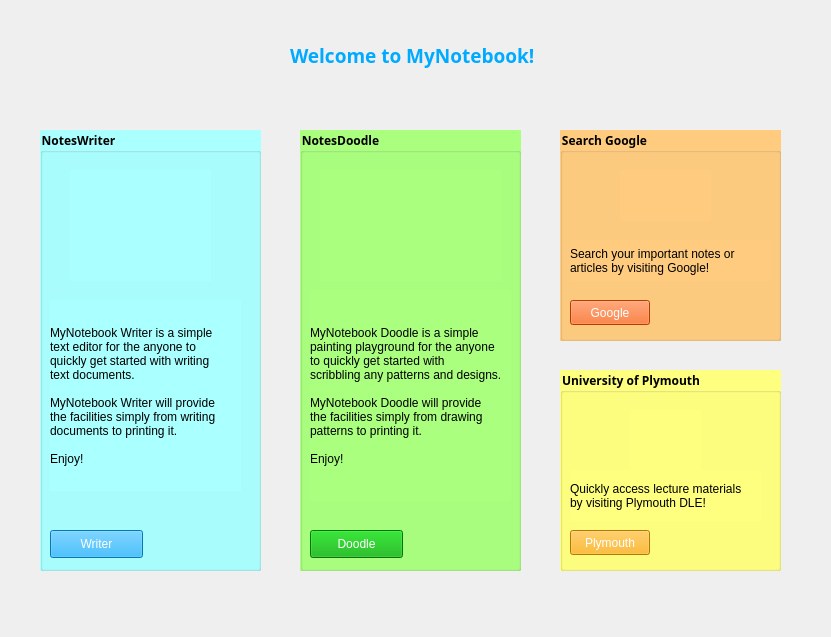
<?xml version="1.0" encoding="UTF-8"?>
<ui version="4.0">
 <class>MainWindow</class>
 <widget class="QMainWindow" name="MainWindow">
  <property name="geometry">
   <rect>
    <x>0</x>
    <y>0</y>
    <width>831</width>
    <height>637</height>
   </rect>
  </property>
  <property name="windowTitle">
   <string>MainWindow</string>
  </property>
  <widget class="QWidget" name="centralwidget">
   <widget class="QGroupBox" name="groupBox">
    <property name="geometry">
     <rect>
      <x>40</x>
      <y>130</y>
      <width>221</width>
      <height>441</height>
     </rect>
    </property>
    <property name="font">
     <font>
      <family>Segoe UI Semibold</family>
      <weight>75</weight>
      <bold>true</bold>
     </font>
    </property>
    <property name="styleSheet">
     <string notr="true">background-color: rgb(170, 255, 255);
color: rgb(0, 0, 0);</string>
    </property>
    <property name="title">
     <string>NotesWriter</string>
    </property>
    <widget class="QLabel" name="label_2">
     <property name="geometry">
      <rect>
       <x>10</x>
       <y>170</y>
       <width>191</width>
       <height>191</height>
      </rect>
     </property>
     <property name="font">
      <font>
       <family>Segoe UI</family>
      </font>
     </property>
     <property name="text">
      <string>MyNotebook Writer is a simple
text editor for the anyone to
quickly get started with writing
text documents.

MyNotebook Writer will provide
the facilities simply from writing
documents to printing it.

Enjoy!</string>
     </property>
    </widget>
    <widget class="QPushButton" name="pushButton">
     <property name="geometry">
      <rect>
       <x>10</x>
       <y>400</y>
       <width>93</width>
       <height>28</height>
      </rect>
     </property>
     <property name="styleSheet">
      <string notr="true">background-color: rgb(0, 170, 255);
font: 87 8pt &quot;Segoe UI Black&quot;;
color: rgb(255, 255, 255);</string>
     </property>
     <property name="text">
      <string>Writer</string>
     </property>
    </widget>
    <widget class="QLabel" name="label_6">
     <property name="geometry">
      <rect>
       <x>30</x>
       <y>40</y>
       <width>141</width>
       <height>111</height>
      </rect>
     </property>
     <property name="styleSheet">
      <string notr="true">image: url(:/images/img/mynotebook128.png);</string>
     </property>
     <property name="text">
      <string/>
     </property>
    </widget>
   </widget>
   <widget class="QLabel" name="label">
    <property name="geometry">
     <rect>
      <x>290</x>
      <y>30</y>
      <width>271</width>
      <height>51</height>
     </rect>
    </property>
    <property name="font">
     <font>
      <family>Bahnschrift SemiBold</family>
      <pointsize>14</pointsize>
      <weight>75</weight>
      <bold>true</bold>
     </font>
    </property>
    <property name="styleSheet">
     <string notr="true">color: rgb(0, 170, 255);</string>
    </property>
    <property name="text">
     <string>Welcome to MyNotebook!</string>
    </property>
   </widget>
   <widget class="QGroupBox" name="groupBox_3">
    <property name="geometry">
     <rect>
      <x>300</x>
      <y>130</y>
      <width>221</width>
      <height>441</height>
     </rect>
    </property>
    <property name="font">
     <font>
      <family>Segoe UI Semibold</family>
      <weight>75</weight>
      <bold>true</bold>
     </font>
    </property>
    <property name="styleSheet">
     <string notr="true">background-color: rgb(170, 255, 127);
color: rgb(0, 0, 0);</string>
    </property>
    <property name="title">
     <string>NotesDoodle</string>
    </property>
    <widget class="QPushButton" name="pushButton_2">
     <property name="geometry">
      <rect>
       <x>10</x>
       <y>400</y>
       <width>93</width>
       <height>28</height>
      </rect>
     </property>
     <property name="styleSheet">
      <string notr="true">background-color: rgb(0, 170, 0);
font: 87 8pt &quot;Segoe UI Black&quot;;
color: rgb(255, 255, 255);</string>
     </property>
     <property name="text">
      <string>Doodle</string>
     </property>
    </widget>
    <widget class="QLabel" name="label_4">
     <property name="geometry">
      <rect>
       <x>10</x>
       <y>160</y>
       <width>201</width>
       <height>211</height>
      </rect>
     </property>
     <property name="font">
      <font>
       <family>Segoe UI</family>
      </font>
     </property>
     <property name="text">
      <string>MyNotebook Doodle is a simple
painting playground for the anyone
to quickly get started with
scribbling any patterns and designs.

MyNotebook Doodle will provide
the facilities simply from drawing
patterns to printing it.

Enjoy!</string>
     </property>
    </widget>
    <widget class="QLabel" name="label_7">
     <property name="geometry">
      <rect>
       <x>20</x>
       <y>40</y>
       <width>181</width>
       <height>111</height>
      </rect>
     </property>
     <property name="styleSheet">
      <string notr="true">image: url(:/images/img/paintbg128.png);</string>
     </property>
     <property name="text">
      <string/>
     </property>
    </widget>
   </widget>
   <widget class="QGroupBox" name="groupBox_4">
    <property name="geometry">
     <rect>
      <x>560</x>
      <y>130</y>
      <width>221</width>
      <height>211</height>
     </rect>
    </property>
    <property name="font">
     <font>
      <family>Segoe UI Semibold</family>
      <weight>75</weight>
      <bold>true</bold>
     </font>
    </property>
    <property name="styleSheet">
     <string notr="true">background-color: rgb(255, 204, 127);

color: rgb(0, 0, 0);</string>
    </property>
    <property name="title">
     <string>Search Google</string>
    </property>
    <widget class="QPushButton" name="pushButton_3">
     <property name="geometry">
      <rect>
       <x>10</x>
       <y>170</y>
       <width>80</width>
       <height>25</height>
      </rect>
     </property>
     <property name="styleSheet">
      <string notr="true">background-color: rgb(255, 85, 0);
font: 87 8pt &quot;Segoe UI Black&quot;;
color: rgb(255, 255, 255);</string>
     </property>
     <property name="text">
      <string>Google</string>
     </property>
    </widget>
    <widget class="QLabel" name="label_3">
     <property name="geometry">
      <rect>
       <x>10</x>
       <y>110</y>
       <width>201</width>
       <height>41</height>
      </rect>
     </property>
     <property name="font">
      <font>
       <family>Segoe UI</family>
      </font>
     </property>
     <property name="text">
      <string>Search your important notes or
articles by visiting Google!</string>
     </property>
    </widget>
    <widget class="QLabel" name="label_8">
     <property name="geometry">
      <rect>
       <x>60</x>
       <y>40</y>
       <width>91</width>
       <height>51</height>
      </rect>
     </property>
     <property name="styleSheet">
      <string notr="true">image: url(:/images/img/google128.png);</string>
     </property>
     <property name="text">
      <string/>
     </property>
    </widget>
   </widget>
   <widget class="QGroupBox" name="groupBox_5">
    <property name="geometry">
     <rect>
      <x>560</x>
      <y>370</y>
      <width>221</width>
      <height>201</height>
     </rect>
    </property>
    <property name="font">
     <font>
      <family>Segoe UI Semibold</family>
      <weight>75</weight>
      <bold>true</bold>
     </font>
    </property>
    <property name="styleSheet">
     <string notr="true">background-color: rgb(255, 255, 127);
color: rgb(0, 0, 0);</string>
    </property>
    <property name="title">
     <string>University of Plymouth</string>
    </property>
    <widget class="QPushButton" name="pushButton_4">
     <property name="geometry">
      <rect>
       <x>10</x>
       <y>160</y>
       <width>80</width>
       <height>25</height>
      </rect>
     </property>
     <property name="styleSheet">
      <string notr="true">background-color: rgb(255, 170, 0);
font: 87 8pt &quot;Segoe UI Black&quot;;
color: rgb(255, 255, 255);
</string>
     </property>
     <property name="text">
      <string>Plymouth</string>
     </property>
    </widget>
    <widget class="QLabel" name="label_5">
     <property name="geometry">
      <rect>
       <x>10</x>
       <y>100</y>
       <width>191</width>
       <height>51</height>
      </rect>
     </property>
     <property name="font">
      <font>
       <family>Segoe UI</family>
      </font>
     </property>
     <property name="text">
      <string>Quickly access lecture materials
by visiting Plymouth DLE!</string>
     </property>
    </widget>
    <widget class="QLabel" name="label_9">
     <property name="geometry">
      <rect>
       <x>70</x>
       <y>40</y>
       <width>71</width>
       <height>61</height>
      </rect>
     </property>
     <property name="styleSheet">
      <string notr="true">image: url(:/images/img/plymouth128.png);</string>
     </property>
     <property name="text">
      <string/>
     </property>
    </widget>
   </widget>
  </widget>
 </widget>
 <resources/>
 <connections/>
</ui>
